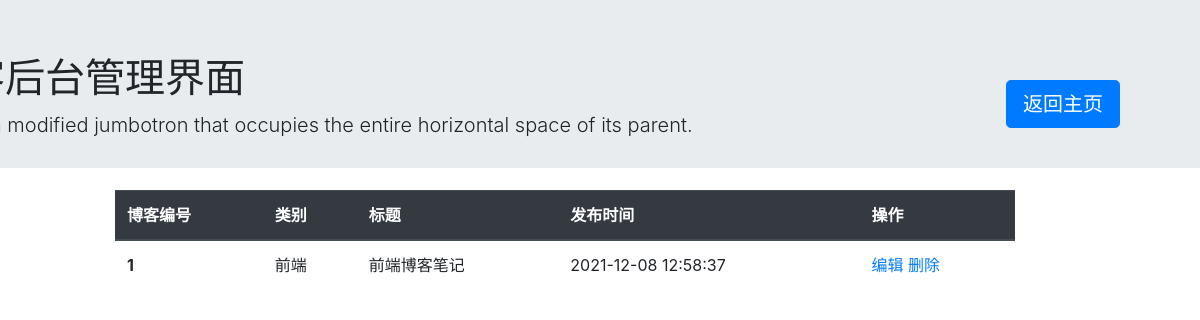
Screenshot of /adminPage/myadminPage.php?BlogTypeValue=前端 (signed in) with the database file from the repository.
### tables this page shows
CREATE TABLE `blog_content` (
  `blog_id` int(20) NOT NULL AUTO_INCREMENT COMMENT '主键',
  `userName` char(20) COMMENT'作者账号',
  `name` varchar(40) DEFAULT NULL COMMENT '作者昵称', 
  `type` varchar(40) DEFAULT NULL COMMENT '博客类别', 
  `title` varchar(40) DEFAULT NULL COMMENT '博客标题', 
  `content` varchar(2000) COMMENT'博客内容',
  `create_time` datetime NOT NULL DEFAULT CURRENT_TIMESTAMP COMMENT '创建时间',
  PRIMARY KEY (`blog_id`)
);

### adminPage/myadminPage.php (the view, shortened to what this page needs)
<?php
require_once('../conn.php');
$userName = $_SESSION['RightUserName'];
?>
<!DOCTYPE html>
<html lang="en">
<head>
  <link rel="stylesheet" href="https://cdn.jsdelivr.net/npm/bootstrap@4.6.1/dist/css/bootstrap.min.css">
</head>
<body>
  <div class="jumbotron jumbotron-fluid">
    <div class="container">
      <h1 class="display-5">博客后台管理界面</h1>
      <p class="lead">This is a modified jumbotron that occupies the entire horizontal space of its parent.</p>
    </div>
    <a class="btn btn-primary btn-lg backBtnStyle" href="../BlogHomePage/BlogHomePage.php?type=myblog" role="button">返回主页</a>
  </div>
  <div class="container">
    <div class="row">
      <div class="col-2">
        <ul class="nav flex-column">
          <li class='nav-item'><a class='nav-link active' href="./myadminPage.php?userName=<?php echo $userName ?>">全部</a></li>
          <?php
          $sql = "SELECT * FROM blog_type where userName=$userName";
          $result = mysqli_query($conn, $sql);
          while ($row = mysqli_fetch_array($result)) {
            $blogType = $row['type'];
            echo "<li class='nav-item'><a class='nav-link active' href='./myadminPage.php?BlogTypeValue=$blogType'>$blogType</a></li>";
          }
          ?>
        </ul>
      </div>
      <div class="col-9">
        <table class="table">
          <thead class="thead-dark">
            <tr>
              <th scope="col">博客编号</th>
              <th scope="col">类别</th>
              <th scope="col">标题</th>
              <th scope="col">发布时间</th>
              <th scope="col">操作</th>
            </tr>
          </thead>
          <tbody>
            <?php
            if (isset($_GET['BlogTypeValue'])) {
              $sql =  "SELECT * FROM blog_content where userName=$userName and type like '%{$_GET['BlogTypeValue']}%' ";
              $result = mysqli_query($conn, $sql);
              while ($row = mysqli_fetch_array($result)) {
                $blog_id = $row['blog_id'];
                $type = $row['type'];
                $blogTitle = $row['title'];
                $create_time = $row['create_time'];
                echo "
                      <tr>
                        <th scope='row'>$blog_id</th>
                        <td>$type</td>
                        <td> $blogTitle</td>
                        <td>$create_time</td>
                        <td>
                          <a href='../BlogDetail/editBlog.php?blog_id=$blog_id'>编辑</a>
                          <a href='./deleteBlog.php?blog_id=$blog_id'>删除</a>
                        </td>
                      </tr>
                      ";
              }
            }
            ?>
          </tbody>
        </table>
      </div>
    </div>
  </div>
</body>
</html>

### adminPage/myadminPage.php (style rules this page uses)
.container { position: relative; left: -120px; top: -10px; height: 5vh; }
.table { width: 75vw; }
.backBtnStyle { position: absolute; top: 80px; right: 80px; }

### rows the page displays
blog_content: blog_id "1", type "前端", title "前端博客笔记", create_time "2021-12-08 12:58:37"
